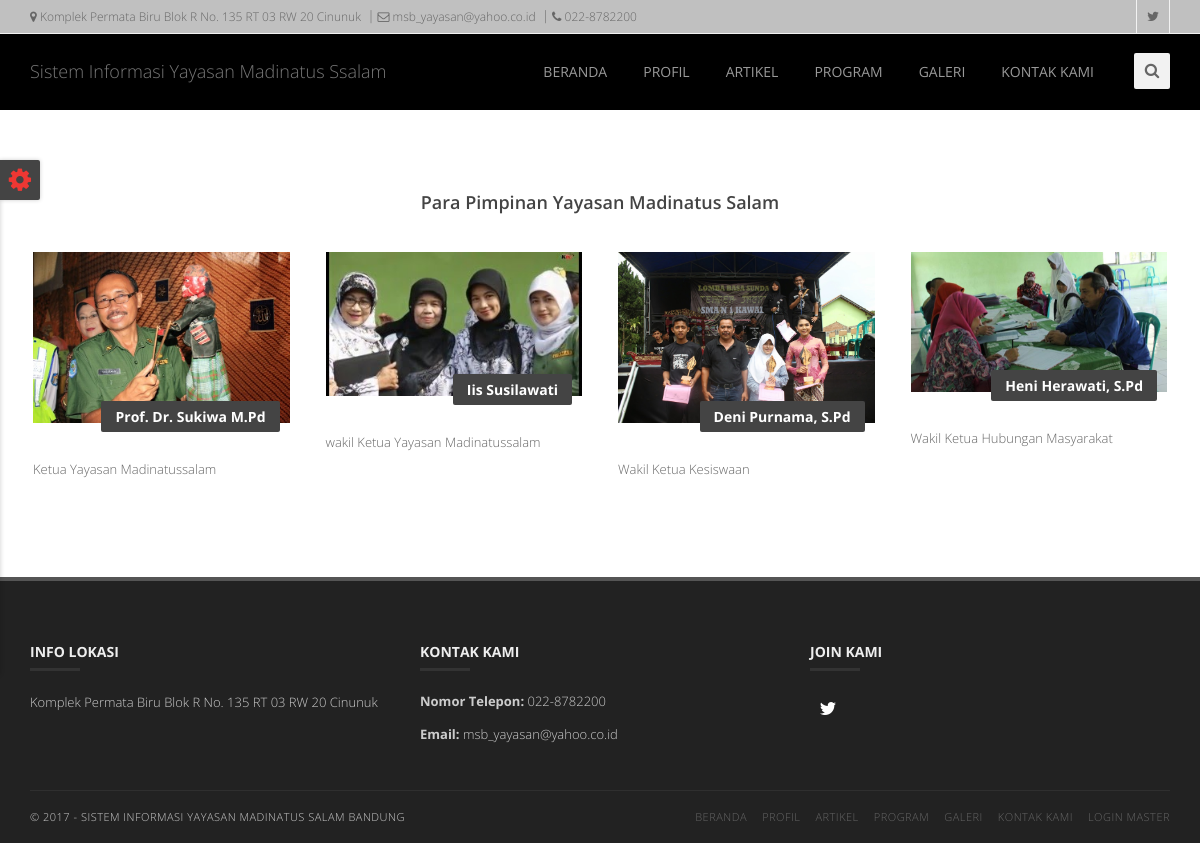
/kepengurusan.php, run on the app's committed database.
### tables this page shows
CREATE TABLE `kontak` (
  `id_kontak` int(1) NOT NULL,
  `lokasi` varchar(100) DEFAULT NULL,
  `alamat` varchar(200) DEFAULT NULL,
  `email` varchar(100) DEFAULT NULL,
  `no_telp` varchar(12) DEFAULT NULL
);

CREATE TABLE `susunan` (
  `id_susunan` int(1) NOT NULL,
  `nama` varchar(100) NOT NULL,
  `keterangan` varchar(50) DEFAULT NULL,
  `gambar` varchar(100) DEFAULT NULL
);

### kepengurusan.php (the view, shortened to what this page needs)
<!doctype html>
<html lang="en">
<head>
  <?php
	include ('link_css.php');
  ?>
</head>
<body>
  <div id="container">
    <div class="hidden-header"></div>
    <header class="clearfix">
      <?php
		include ('top_bar.php');
	  ?>
      <div class="navbar navbar-default navbar-top" style="background: black">
		<div class="container">
          <div class="navbar-header">
            <a class="navbar-brand" href="index.php">Sistem Informasi Yayasan Madinatus Ssalam
            </a>
          </div>
          <div class="navbar-collapse collapse">
            <div class="search-side">
              <a class="show-search"><i class="fa fa-search"></i></a>
            </div>
            <ul class="nav navbar-nav navbar-right">
              <li>
                <a href="index.php">BERANDA</a>
              </li>
              <li>
                <a class="" href="profil.php">PROFIL</a>
              </li>
              <li>
                <a href="artikel.php">ARTIKEL</a>
              </li>
              <li>
                <a href="program.php">PROGRAM</a>
              </li>
              <li>
                <a href="galeri.php">GALERI</a>
              </li>
      			  <li>
      				  <a href="contact.php">KONTAK KAMI</a>
              </li>
            </ul>
          </div>
      </div>
      </div>
    </header>
    <div class="section" style="background:#fff;">
      <div class="container">
        <div class="big-title text-center" data-animation="fadeInDown" data-animation-delay="01">
          <h3>Para Pimpinan <strong>Yayasan Madinatus Salam</strong></h3>
        </div>
        <div class="row">
         <?php
            $sql=mysql_query("select * from susunan order by id_susunan") or die(mysql_error());
            while($row=mysql_fetch_array($sql))
            {
         ?>
          <div class="col-md-3" data-animation="fadeIn" data-animation-delay="03">
            <div class="team-member modern">
              <div class="member-photo">
                 <?php echo "<img src='admin/gambar/.$row[3]' class='img-responsive' alt='portfolio img 1' width='300' height='300'><br>"; ?>
                <div class="member-name"><?php echo $row['nama']?>
                </div>
              </div>
              <div class="member-info">
                <p><?php echo $row['keterangan']?></p>
              </div>
            </div>
          </div>
         <?php }?>
        </div>
      </div>
    </div>
        </div>
    <footer>
      <?php
		include('footer.php');
	  ?>
    </footer>
  <div class="switcher-box">
    <a class="open-switcher show-switcher"><i class="fa fa-cog fa-2x"></i></a>
  </div>
</body>
</html>

### link_css.php (shortened to what this page needs)
<link rel="stylesheet" href="asset/css/bootstrap.min.css" type="text/css" media="screen">
<link rel="stylesheet" href="css/font-awesome.min.css" type="text/css" media="screen">
<link rel="stylesheet" type="text/css" href="css/slicknav.css" media="screen">
<link rel="stylesheet" type="text/css" href="css/style.css" media="screen">
<link rel="stylesheet" type="text/css" href="css/responsive.css" media="screen">
<link rel="stylesheet" type="text/css" href="css/animate.css" media="screen">
<link rel="stylesheet" type="text/css" href="css/colors/red.css" title="red" media="screen" />
<link rel="stylesheet" type="text/css" href="css/colors/jade.css" title="jade" media="screen" />
<link rel="stylesheet" type="text/css" href="css/colors/green.css" title="green" media="screen" />
<link rel="stylesheet" type="text/css" href="css/colors/blue.css" title="blue" media="screen" />
<link rel="stylesheet" type="text/css" href="css/colors/beige.css" title="beige" media="screen" />
<link rel="stylesheet" type="text/css" href="css/colors/cyan.css" title="cyan" media="screen" />
<link rel="stylesheet" type="text/css" href="css/colors/orange.css" title="orange" media="screen" />
<link rel="stylesheet" type="text/css" href="css/colors/peach.css" title="peach" media="screen" />
<link rel="stylesheet" type="text/css" href="css/colors/pink.css" title="pink" media="screen" />
<link rel="stylesheet" type="text/css" href="css/colors/purple.css" title="purple" media="screen" />
<link rel="stylesheet" type="text/css" href="css/colors/sky-blue.css" title="sky-blue" media="screen" />
<link rel="stylesheet" type="text/css" href="css/colors/yellow.css" title="yellow" media="screen" />

### top_bar.php (shortened to what this page needs)
<div class="top-bar" style="background: silver">
        <div class="container">
          <div class="row">
            <div class="col-md-7">
              <ul class="contact-details">
                <?php
                    $sql=mysql_query("select * from kontak") or die(mysql_error());
                    while($row=mysql_fetch_array($sql))
                    {
                      ?>
                      <li><a href="#"><i class="fa fa-map-marker"></i> <?php echo $row['alamat']?></a>
                      </li>
                      <li><a href="#"><i class="fa fa-envelope-o"></i> <?php echo $row['email']?></a>
                      </li>
                      <li><a href="#"><i class="fa fa-phone"></i> <?php echo $row['no_telp']?></a>
                      </li>
                      <?php
                    }
                  ?>
              </ul>
            </div>
            <div class="col-md-5">
              <ul class="social-list">
                <li>
                  <a class="twitter itl-tooltip" data-placement="bottom" title="Twitter" href="https://twitter.com/madinatus_salam"><i class="fa fa-twitter"></i></a>
                </li>
              </ul>
            </div>
          </div>
        </div>
      </div>

### footer.php (shortened to what this page needs)
<div class="container">
        <div class="row footer-widgets">
        <?php
            $sql=mysql_query("select * from kontak") or die(mysql_error());
            while($row=mysql_fetch_array($sql))
            {
              ?>
          <div class="col-md-4 col-xs-12">
            <div class="footer-widget mail-subscribe-widget">
              <h4>Info Lokasi<span class="head-line"></span></h4>
              <p><?php echo $row['alamat']?></p>
            </div>
          </div>
          <div class="col-md-4 col-xs-12">
            <div class="footer-widget contact-widget">
              <h4>Kontak Kami<span class="head-line"></span></h4>
              <ul>
                <li><span>Nomor Telepon:</span> <?php echo $row['no_telp']?></li>
                <li><span>Email:</span> <?php echo $row['email']?></li>
              </ul>
            </div>
          </div>
          <?php
              }
            ?>
          <div class="col-md-4 col-xs-12">
            <div class="footer-widget social-widget">
              <h4>Join Kami<span class="head-line"></span></h4>
              <ul class="social-icons">
                <li>
                  <a class="twitter" href="https://twitter.com/madinatus_salam"><i class="fa fa-twitter"></i></a>
                </li>
              </ul>
            </div>
          </div>
        </div>
        <div class="copyright-section">
          <div class="row">
            <div class="col-md-6">
              <p>&copy; 2017 - sistem informasi yayasan madinatus Salam bandung</p>
            </div>
            <div class="col-md-6">
              <ul class="footer-nav">
                <li><a href="index.php">Beranda</a>
                </li>
                <li><a href="profil.php">Profil</a>
                </li>
                <li><a href="artikel.php">Artikel</a>
                </li>
                 <li><a href="program.php">Program</a>
                </li>
                <li><a href="galeri.php">Galeri</a>
                </li>
                <li><a href="cantact.php">Kontak Kami</a>
                </li>
                 <li><a href="admin">Login Master</a>
                </li>
              </ul>
            </div>
          </div>
        </div>
      </div>

### css/colors/red.css (style rules this page uses)
a { color: #ee3733; }
.navbar-default .navbar-nav > li > a:after { background-color: #ee3733; }
.team-member.modern .member-photo:after { background-color: #ee3733; }

### css/colors/jade.css (style rules this page uses)
a { color: #0bb586; }
.navbar-default .navbar-nav > li > a:after { background-color: #0bb586; }
.team-member.modern .member-photo:after { background-color: #0bb586; }

### css/colors/green.css (style rules this page uses)
a { color: #94c523; }
.navbar-default .navbar-nav > li > a:after { background-color: #94c523; }
.team-member.modern .member-photo:after { background-color: #94c523; }

### css/colors/blue.css (style rules this page uses)
a { color: #00afd1; }
.navbar-default .navbar-nav > li > a:after { background-color: #00afd1; }
.team-member.modern .member-photo:after { background-color: #00afd1; }

### css/colors/beige.css (style rules this page uses)
a { color: #fdb655; }
.navbar-default .navbar-nav > li > a:after { background-color: #fdb655; }
.team-member.modern .member-photo:after { background-color: #fdb655; }

### css/colors/cyan.css (style rules this page uses)
a { color: #27bebe; }
.navbar-default .navbar-nav > li > a:after { background-color: #27bebe; }
.team-member.modern .member-photo:after { background-color: #27bebe; }

### css/colors/orange.css (style rules this page uses)
a { color: #f36510; }
.navbar-default .navbar-nav > li > a:after { background-color: #f36510; }
.team-member.modern .member-photo:after { background-color: #f36510; }

### css/colors/peach.css (style rules this page uses)
a { color: #f49237; }
.navbar-default .navbar-nav > li > a:after { background-color: #f49237; }
.team-member.modern .member-photo:after { background-color: #f49237; }

### css/colors/pink.css (style rules this page uses)
a { color: #f1505b; }
.navbar-default .navbar-nav > li > a:after { background-color: #f1505b; }
.team-member.modern .member-photo:after { background-color: #f1505b; }

### css/colors/purple.css (style rules this page uses)
a { color: #6a3da3; }
.navbar-default .navbar-nav > li > a:after { background-color: #6a3da3; }
.team-member.modern .member-photo:after { background-color: #6a3da3; }

### css/colors/sky-blue.css (style rules this page uses)
a { color: #38cbcb; }
.navbar-default .navbar-nav > li > a:after { background-color: #38cbcb; }
.team-member.modern .member-photo:after { background-color: #38cbcb; }

### css/colors/yellow.css (style rules this page uses)
a { color: #f8ba01; }
.navbar-default .navbar-nav > li > a:after { background-color: #f8ba01; }
.team-member.modern .member-photo:after { background-color: #f8ba01; }

### data on the page
kontak: alamat "Komplek Permata Biru Blok R No. 135 RT 03 RW 20 Cinunuk", email "msb_yayasan@yahoo.co.id", no_telp "022-8782200"
susunan: gambar (picture), nama "Prof. Dr. Sukiwa M.Pd", keterangan "Ketua Yayasan Madinatussalam"
susunan: gambar (picture), nama "Iis Susilawati", keterangan "wakil Ketua Yayasan Madinatussalam"
susunan: gambar (picture), nama "Deni Purnama, S.Pd", keterangan "Wakil Ketua Kesiswaan"
susunan: gambar (picture), nama "Heni Herawati, S.Pd", keterangan "Wakil Ketua Hubungan Masyarakat"
